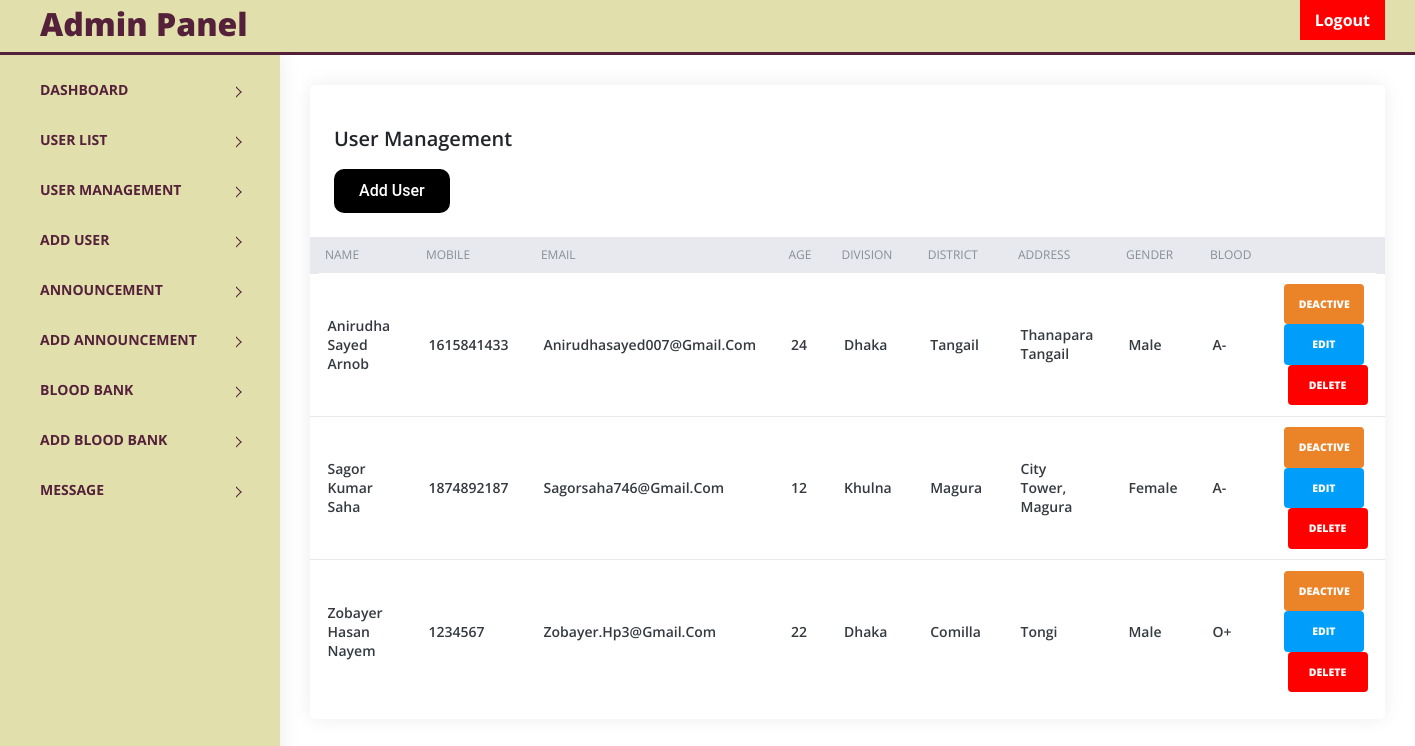
The page /admin/user_management.php (signed in) on the database its author committed.
### tables this page shows
CREATE TABLE `users` (
  `id` int(100) NOT NULL,
  `name` varchar(255) NOT NULL,
  `mobile` int(20) NOT NULL,
  `email` varchar(255) NOT NULL,
  `age` int(10) NOT NULL,
  `password` varchar(255) NOT NULL,
  `division` varchar(20) NOT NULL,
  `district` varchar(20) NOT NULL,
  `address` varchar(255) NOT NULL,
  `gender` varchar(20) NOT NULL,
  `blood` varchar(10) NOT NULL,
  `date` datetime NOT NULL DEFAULT current_timestamp(),
  `code` mediumint(50) NOT NULL,
  `status` text NOT NULL,
  `admin_control` varchar(20) NOT NULL
);

### admin/user_management.php (the view, shortened to what this page needs)
<?php
require('top.inc.php');
$sql="select * from users";
$res=mysqli_query($con,$sql);
?>
<div class="content pb-0">
    <div class="orders">
        <div class="row">
            <div class="col-xl-12">
                <div class="card">
                    <div class="card-body">
                        <h4 class="box-title">User Management</h4>
                        <a class="btn41-43 btn-41" href="manage_user_management.php">Add User</a>
                    </div>
                    <div class="card-body--">
                        <div class="table-stats order-table ov-h">
                            <table class="table ">
                                <thead>
                                    <tr>
                                        <th width="20%">Name</th>
                                        <th width="10%">Mobile</th>
                                        <th width="20%">Email</th>
                                        <th width="5%">Age</th>
                                        <th width="20%">Division</th>
                                        <th width="20%">District</th>
                                        <th width="20%">Address</th>
                                        <th width="5%">Gender</th>
                                        <th width="5%">Blood</th>
                                        <th width="26%"></th>
                                    </tr>
                                </thead>
                                <tbody>
                                    <?php
							while($row=mysqli_fetch_assoc($res)){?>
                                    <tr>
                                        <td><?php echo $row['name']?></td>
                                        <td><?php echo $row['mobile']?></td>
                                        <td><?php echo $row['email']?></td>
                                        <td><?php echo $row['age']?></td>
                                        <td><?php echo $row['division']?></td>
                                        <td><?php echo $row['district']?></td>
                                        <td><?php echo $row['address']?></td>
                                        <td><?php echo $row['gender']?></td>
                                        <td><?php echo $row['blood']?></td>
                                        <td>
                                            <?php
								if($row['admin_control']==1){
									echo "<span class='badge badge-complete'><a href='?type=status&operation=deactive&id=".$row['email']."'>Active</a></span>&nbsp;";
								}else{
									echo "<span class='badge badge-pending'><a href='?type=status&operation=active&id=".$row['email']."'>Deactive</a></span>&nbsp;";
								}
								echo "<span class='badge badge-edit'><a href='manage_user_management.php?id=".$row['email']."'>Edit</a></span>&nbsp;";
								echo "<span class='badge badge-delete'><a href='?type=delete&id=".$row['email']."'>Delete</a></span>";
								?>
                                        </td>
                                    </tr>
                                    <?php } ?>
                                </tbody>
                            </table>
                        </div>
                    </div>
                </div>
            </div>
        </div>
    </div>
</div>

### admin/assets/css/style.css (style rules this page uses)
body { display: table; font-family: open sans, sans-serif; font-size: 16px; width: 100% }
a, button { text-decoration: none; outline: none !important; color: #55213a; font-weight: 800; -webkit-transition: all .25s ease; transition: all .25s ease; }
h1, h2, h3, h4, h5, h6 { margin: 0 }
.pb-0 { padding-bottom: 0 }
.ov-h { overflow: hidden }
.order-table { position: relative; border-color: #000; }
.order-table:after, .order-table:before { content: ""; position: absolute; top: 0; height: 37px; width: 10px; background: #e8e9ef }
.order-table:after { right: -1px }
.order-table:before { left: -1px }
.order-table tr th { background: #e8e9ef }
.order-table tr td:last-child, .order-table tr th:last-child { text-align: right }
.order-table tr:last-child td { border: none }
.order-table .badge { color: #fff; padding: 15px; text-transform: uppercase; font-weight: 700; width: 80px; }
.order-table .badge-pending { background: #eb8328; }
.order-table .badge-delete { background: #FF0000; }
.order-table .badge-edit { background: #009EFB; }
.content { float: left; padding: 1.875em; width: 100% }
.card { margin-bottom: 1.875em; border-radius: 5px; padding: 0; border: 0 solid transparent; -webkit-box-shadow: 0 0 20px rgba(0, 0, 0, .08); box-shadow: 0 0 20px rgba(0, 0, 0, .08) }
.card .box-title { font-weight: 600; font-size: 20px; padding: 18px 0 }
.card .card-body { float: left; padding: 1.5em; position: relative; width: 100% }
.card h4 { font-size: 1.1rem }
.table-stats table { font-family: open sans }
.table-stats table th, .table-stats table td { border: none; border-bottom: 1px solid #e8e9ef; color: #868e96; font-size: 12px; font-weight: 400; padding: .75em 1.25em; text-transform: uppercase }
.table-stats table td { color: #343a40; font-size: 14px; font-weight: 600; text-transform: capitalize; vertical-align: middle }
.btn41-43 { padding: 10px 25px; font-family: "Roboto", sans-serif; font-weight: 500; background: black; border-radius: 10px; outline: none !important; cursor: pointer; transition: all 0.3s ease; position: relative; display: inline-block; }
.btn-41 { z-index: 1; color: white; }
.btn-41:after { position: absolute; content: ""; width: 0; height: 100%; top: 0; left: 0; direction: rtl; z-index: -1; background: rgb(255, 255, 255); transition: all 0.3s ease; }
.badge a { color: #fff; }

### rows shown on the page
users: name "Anirudha Sayed Arnob", mobile "1615841433", email "Anirudhasayed007@gmail.com", age "24", division "Dhaka", district "Tangail", address "Thanapara Tangail", gender "Male", blood "A-"
users: name "Sagor Kumar Saha", mobile "1874892187", email "Sagorsaha746@gmail.com", age "12", division "Khulna", district "Magura", address "City Tower, Magura", gender "Female", blood "A-"
users: name "Zobayer Hasan Nayem", mobile "1234567", email "Zobayer.hp3@gmail.com", age "22", division "Dhaka", district "Comilla", address "Tongi", gender "Male", blood "O+"
